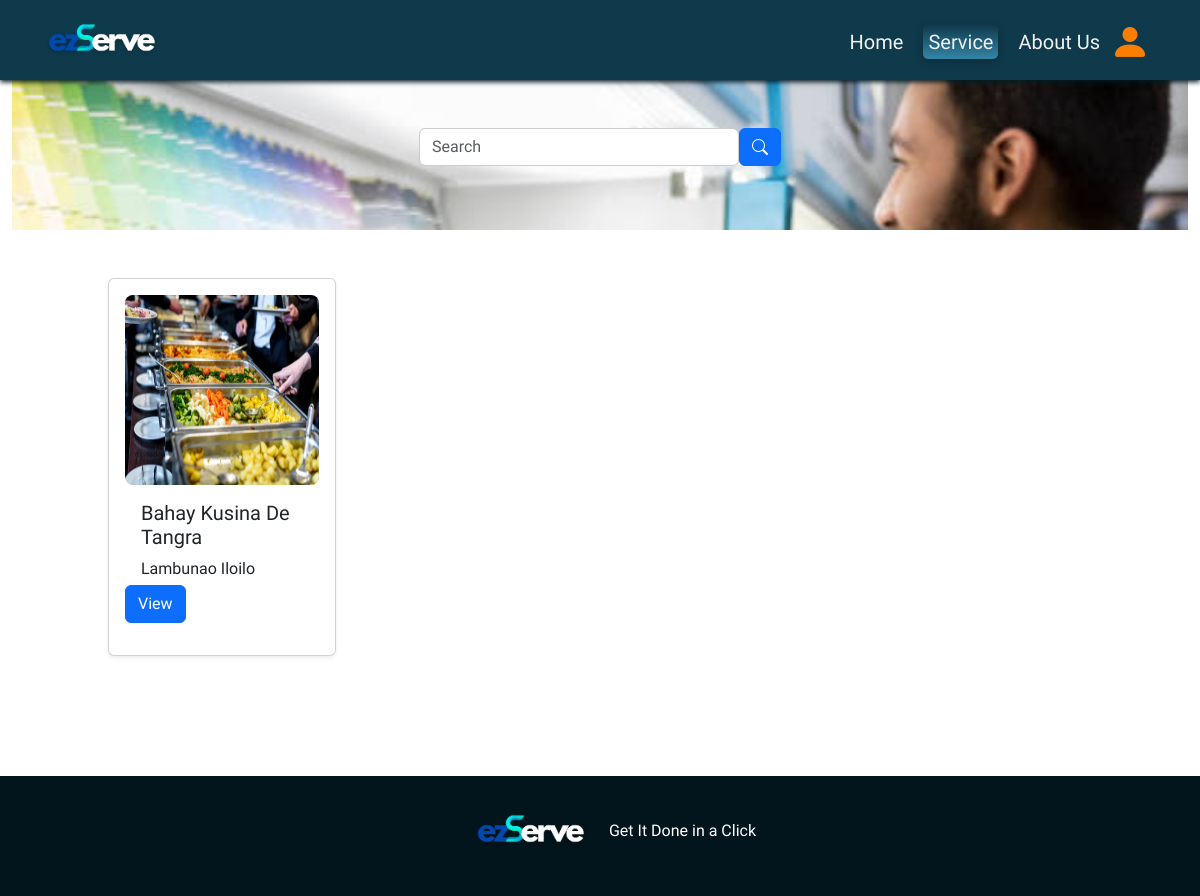
Before: /?page=services with the older database file.
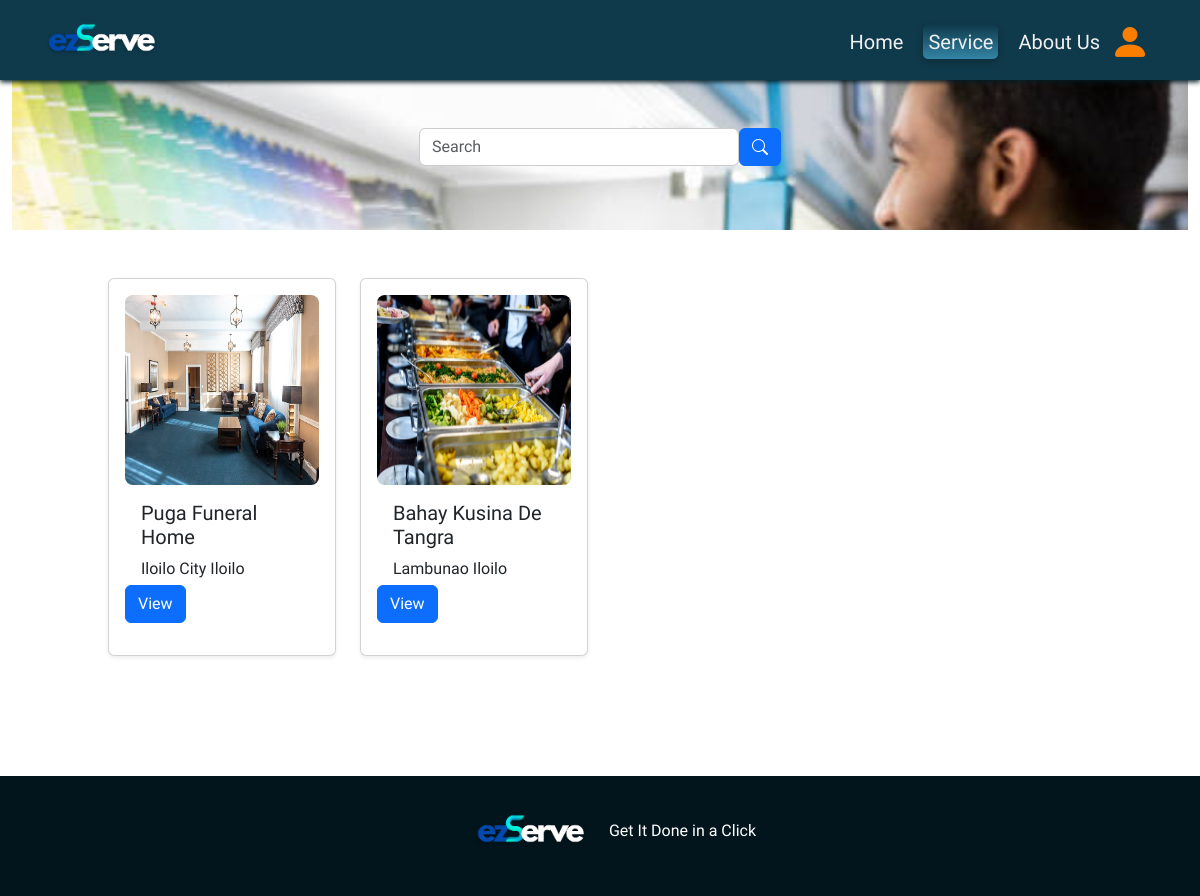
After: the same page with the newer database file.
### tables this page shows
CREATE TABLE `business` (
  `businessCode` int(11) NOT NULL,
  `ownerID` int(11) NOT NULL,
  `busName` varchar(100) NOT NULL,
  `about` varchar(1000) NOT NULL,
  `busType` varchar(100) NOT NULL,
  `house_building` varchar(100) NOT NULL,
  `street` varchar(100) NOT NULL,
  `barangay` varchar(100) NOT NULL,
  `city_municipality` varchar(100) NOT NULL,
  `province` varchar(100) NOT NULL,
  `region` varchar(100) NOT NULL,
  `phone` varchar(100) NOT NULL,
  `mobile` varchar(100) NOT NULL,
  `business_permit` longblob NOT NULL,
  `sanitary` longblob NOT NULL,
  `tax` longblob NOT NULL,
  `busImage` longblob NOT NULL,
  `status` tinyint(4) NOT NULL
);

### index.php (called while the page is built, shortened)
<?php
	require 'page.php';
?>

### functions.php (called while the page is built, shortened)
<?php
function element( $el ) {
	include ROOT_DIR . "/elements/$el.php";
}

### pages/services.php (the view, shortened to what this page needs)
<head><title>Services</title></head>
<?php
$businesses = $DB->query("SELECT DISTINCT business.*
    FROM business
    WHERE business.status = '1'");
$keyword = "";
$results = [];
if (isset($_POST['keyword'])) {
  $keyword = $_POST['keyword'];
  $sql = "SELECT * FROM business WHERE status = 1
  AND (busName COLLATE utf8mb4_unicode_ci LIKE '%$keyword%' OR busType COLLATE utf8mb4_unicode_ci LIKE '%$keyword%')";
  $results = $DB->query($sql);
}
else {
  $results = $businesses;
}
?>
<?= element('header') ?>
<div >
  <div class="search container-fluid align-items-center justify-content-between">
    <div class="search-header py-5">
      <form id="searchbar" class="d-flex justify-content-center" method="post">
        <input type="text" class="form-control rounded" placeholder="Search" name="keyword" value="<?= $keyword ?>" />
        <button type="button" class="btn btn-primary" id="search-button" data-mdb-ripple-init>
          <i class="bi bi-search"></i>
        </button>
      </form>
    </div>
    <?php if (!empty($results)): ?>
      <div class="service-wrap mx-5 p-5">
        <div class="sub-service row">
          <?php foreach ($results as $business): ?>
            <div class="col-md-3 mb-4">
              <div class="card shadow-sm p-3 mb-5 bg-white bg-opacity-75 justify-content-between" style="width: 100%; height: auto">
              <div >
                <?php
                $imagePath = !empty($business['busImage']) ? $business['busImage'] : 'assets/images/default.jpg';
                ?>
                <img class="card-img-top rounded-3 img-fluid"  src="<?= $imagePath ?>" alt="Card image cap" style="height:190px">
                <div class="card-body" style="height:100px;">
                  <h5 class="card-title"><?= $business['busName'] ?></h5>
                  <p class="card-text"><?= $business['city_municipality'] . ' ' . $business['province'] ?></p>
                </div>
          </div>
                <form action="?page=client_business_details&businessCode=<?= $business['businessCode'] ?>" method="post">
                    <button type="submit" class="btn btn-primary view-business m-0 d-flex align-items-end">View</button>
                  </form>
              </div>
            </div>
          <?php endforeach; ?>
        </div>
      </div>
    <?php else: ?>
      <div style="height: 100vh">
        <p class="text-light p-5">No results found for your search term: "<?= $keyword ?>"</p>
      </div>
    <?php endif; ?>
  </div>
</div>
<?= element('footer') ?>

### page.php (shortened to what this page needs)
<?php
if( isset( $_GET[ 'page' ] ) && !empty( $_GET[ 'page' ] ) ) {
  $page = $_GET[ 'page' ];
  if( file_exists( ROOT_DIR . '/pages/' . $page . ".php" ) ) {
    require ROOT_DIR . '/pages/' . $page . ".php";
  } else {
    require ROOT_DIR . '/pages/404.php';
  }
} else {
  require ROOT_DIR . '/pages/default.php';
}
?>

### elements/header.php (shortened to what this page needs)
<?php if( ! defined( 'ACCESS' ) ) die( 'DIRECT ACCESS NOT ALLOWED' );
$current_page = isset($_GET['page']) ? $_GET['page'] : 'default';
if (isset($_SESSION['userID'])) {
    $userData = viewUser($_SESSION['userID']);
    $profileImage = !empty($userData->profileImage) ? $userData->profileImage : '';
} else {
    $profileImage = '';
}
?>
<!DOCTYPE html>
<html lang="en">
<head>
    <link href="https://cdn.jsdelivr.net/npm/bootstrap@5.3.0/dist/css/bootstrap.min.css" rel="stylesheet">
    <link rel="stylesheet" href="https://cdn.jsdelivr.net/npm/bootstrap-icons@1.3.0/font/bootstrap-icons.css">
    <link href="./assets/view.css" rel="stylesheet">
  </head>
<body>
    <header class="header align-items-center justify-content-center fixed-top  " style="height: auto">
    <div class=" header-nav d-flex justify-content-between align-items-center" style="height: auto">
        <div class="title">
            <img class="logo col-sm-7" src="assets/images/has shadow.png">
        </div>
        <nav class="d-flex  align-items-center ">
        <ul class="burger-menu " id="burgerDropdown" >
        <li><a class="burger-item <?php echo ($current_page === 'default') ? 'active' : ''; ?>" href="<?= SITE_URL ?>/?page=default">Home</a></li>
    <li><a class="burger-item <?php echo ($current_page === 'services') ? 'active' : ''; ?>" href="<?= SITE_URL ?>/?page=services">Service</a></li>
    <li><a class="burger-item <?php echo ($current_page === 'about') ? 'active' : ''; ?>" href="<?= SITE_URL ?>/?page=about">About Us</a></li>
                <?php if (isset($_SESSION[AUTH_ID])) { ?>
            <li class="dropdown profile-drop" >
            <?php if (isset($_SESSION[AUTH_NAME])): ?>
                <a class="d-flex" href="#" id="navbarDropdown" role="button" data-bs-toggle="dropdown" aria-expanded="false">
                    <?php if (isset($_SESSION[AUTH_ID]) && !empty($profileImage)): ?>
                        <img class=" rounded-circle shadow " src="<?php echo $profileImage; ?>" alt="User's Picture" style="width: 45px; height: 45px;">
                    <?php else: ?>
                        <i class="bi bi-person-circle" style="font-size: 45px"></i>
                    <?php endif; ?>
                </a>
            <?php else: ?>
                <a class="d-flex" href="#" id="navbarDropdown" role="button" data-bs-toggle="dropdown" aria-expanded="false">
                    <i class="bi bi-person-fill"></i>
                </a>
            <?php endif; ?>
                <ul class="dropdown-menu w-auto" aria-labelledby="navbarDropdown">
                    <?php if ($_SESSION[AUTH_TYPE] === 'client') { ?>
                        <div class="d-flex mx-3 justify-content-start align-items-center">
                            <?php if (!empty($profileImage)): ?>
                                <img class="profileImg rounded-circle shadow p-1 bg-white" id="preview_profileImage" alt="Profile Image"
                                    src="<?php echo $profileImage; ?>" style="width:5rem; height: 5rem">
                            <?php else: ?>
                                <i class="bi bi-person-circle" style="font-size: 2rem"></i>
                            <?php endif; ?>
                            <h3 class="mt-4 mx-2"><?php echo $_SESSION[AUTH_NAME]; ?></h3>
                        </div>
                        <hr class="p-0 m-3">
                        <li><a class="dropdown-item" href="<?php echo SITE_URL ?>/?page=client_profile">Profile</a></li>
                    <?php } elseif ($_SESSION[AUTH_TYPE] === 'business owner') { ?>
                        <div class="d-flex mx-3 justify-content-start align-items-center">
                            <?php if (!empty($profileImage)): ?>
                                <img class="profileImg rounded-circle shadow p-1 bg-white" id="preview_profileImage" alt="Profile Image"
                                    src="<?php echo $profileImage; ?>" style="width:5rem; height: 5rem">
                            <?php else: ?>
                                <i class="bi bi-person-circle" style="font-size: 2rem"></i>
                            <?php endif; ?>
                            <h3 class="mt-4 mx-2"><?php echo $_SESSION[AUTH_NAME]; ?></h3>
                        </div>
                        <hr class="p-0 m-3">
                        <li><a class="dropdown-item" href="<?php echo SITE_URL ?>/?page=owner_profile">Profile</a></li>
                    <?php } elseif ($_SESSION[AUTH_TYPE] === 'admin') { ?>
                        <div class="d-flex mx-3 justify-content-start align-items-center">
                            <?php if (!empty($profileImage)): ?>
                                <img class="profileImg rounded-circle shadow p-1 bg-white" id="preview_profileImage" alt="Profile Image"
                                    src="<?php echo $profileImage; ?>" style="width:5rem; height: 5rem">
                            <?php else: ?>
                                <i class="bi bi-person-circle" style="font-size: 2rem"></i>
                            <?php endif; ?>
                            <h3 class="mt-4 mx-2"><?php echo $_SESSION[AUTH_NAME]; ?></h3>
                        </div>
                        <hr class="p-0 m-3">
                        <li><a class="dropdown-item text-dark" href="<?php echo SITE_URL ?>/?page=admin_profile">Profile</a></li>
                    <?php } ?>
                    <li><a class="dropdown-item text-dark" href="<?php echo SITE_URL ?>/?action=logout">Logout</a></li>
                </ul>
            </li>
        <?php } else { ?>
            <a class="" href="#" id="navbarDropdown" role="button" data-bs-toggle="dropdown" aria-expanded="false">
                    <i class="profile-logo bi-person-fill"></i>
                </a>
        <?php } ?>
    </ul>
</nav>
    </div>
</header>

### elements/footer.php (shortened to what this page needs)
<footer >
      <div class=" d-flex justify-content-center align-items-center sticky-top">
        <div >
          <div class="d-flex justify-content-center align-items-center">
            <img class="logo" src="assets/images/has shadow.png">
              <p class="my-3">Get It Done in a Click</p>
          </div>
        </div>
      </div>
    </footer>
    </body>
</html>

### assets/view.css (style rules this page uses)
body { font-family: "Lexend exa", Arial; overflow-x: hidden; background-image: url(./images/bg-2.png); background-repeat:repeat-y; background-size: cover; }
.form-control { border: 1px solid #ccc; }
header { background-color: #0f3a4b; box-shadow: 0px 2px 5px #031b23; }
.profile-logo { color: #fb7e00; }
nav li { list-style: none; padding: 0px 10px; }
nav i { font-size: 40px; }
nav ul { margin-top: 20px; }
a { text-decoration: none; }
footer { background-color: #03151c; height: 15vh; z-index: 10000; padding: 15px 15px 15px 0px; }
footer p { color:#ffff; font-size: 16px; }
.search-header { margin-top: 80px; background-image: url(./icons/plan.jpg); background-repeat: no-repeat; background-size: cover; }
#searchbar input { width: 20em; }

### elements/header.php (style rules this page uses)
.burger-menu .burger-item.active { padding: 5px; border-radius: 5px; box-shadow: rgba(0, 0, 0, 0.24) 0px 3px 8px; ; background:linear-gradient(to bottom, #0f3a4b 0%, #3385a6 100%); }
@media (max-width: 2000px) { .logo { width: 10rem; height: 5rem; margin-left: 20px; } }
@media (max-width: 2000px) { nav { margin: 0 50px; } }
@media (max-width: 2000px) { nav ul { display: flex; justify-content: space-between; align-items: center; } }
@media (max-width: 2000px) { .title { display:flex; flex-direction: row; align-items: center; justify-content: center; } }
@media (max-width: 2000px) { .burger-menu li a { color: #f1f1f1; text-decoration: none; font-size: 20px; } }
nav { display: flex; justify-content: start; }
nav ul { padding:0; }

Changed rows visible on the page:
now on this page (row edited): business: busImage (picture), busName "Puga Funeral Home", city_municipality "Iloilo City", province "Iloilo"
